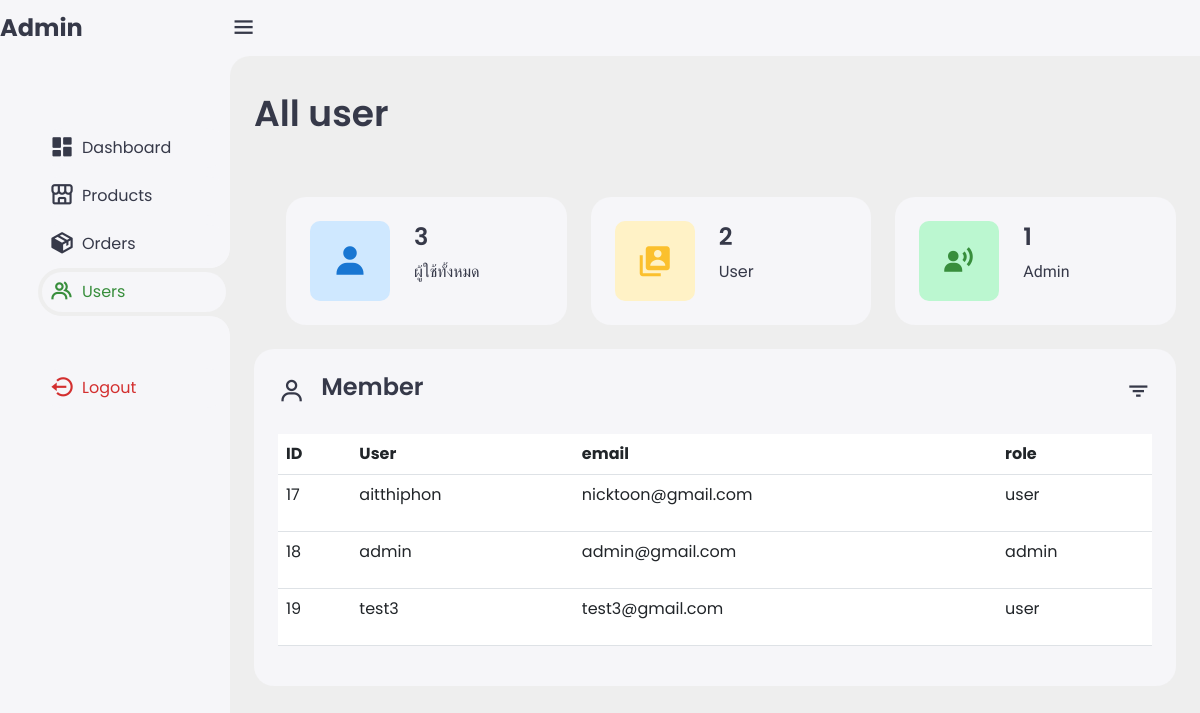
The app's page /admin/admin_user.php (signed in) with its own data.
### tables this page shows
CREATE TABLE `users` (
  `id` int NOT NULL,
  `firstname` varchar(255) NOT NULL,
  `role` enum('admin','user') NOT NULL DEFAULT 'user',
  `email` varchar(255) NOT NULL,
  `password` varchar(255) NOT NULL
);

### admin/admin_user.php (the view, shortened to what this page needs)
<?php
include '../Condatabase/database_shop.php';
$user_id = $_SESSION['id'];
try {
    $sql = "SELECT * FROM users WHERE id = ?";
    $stmt = $conn->prepare($sql);
    $stmt->execute([$user_id]);
    $sql = "SELECT * FROM users";
    $stmt = $conn->query($sql);
    $alluser = $stmt->fetchAll(PDO::FETCH_ASSOC);
    $sqluser = "SELECT COUNT(*) as userCount FROM users";
    $stmt = $conn->query($sqluser);
    $row = $stmt->fetch(PDO::FETCH_ASSOC);
    $userCount = $row["userCount"];
    $sql = "SELECT COUNT(*) as total_users FROM users WHERE role = 'user'";
    $stmt = $conn->query($sql);
    $row = $stmt->fetch(PDO::FETCH_ASSOC);
    $totalUsers = $row['total_users'];
    $sql = "SELECT COUNT(*) as total_admin FROM users WHERE role = 'admin'";
    $stmt = $conn->query($sql);
    $row = $stmt->fetch(PDO::FETCH_ASSOC);
    $totaladmin = $row['total_admin'];
} catch (PDOException $e) {
    echo "เกิดข้อผิดพลาดในการเชื่อมต่อฐานข้อมูล: " . $e->getMessage();
}
?>
<!doctype html>
<html lang="en">
<head>
    <link href="https://cdn.jsdelivr.net/npm/bootstrap@5.3.0-alpha1/dist/css/bootstrap.min.css" rel="stylesheet">
    <link href='https://unpkg.com/boxicons@2.1.4/css/boxicons.min.css' rel='stylesheet'>
    <link rel="stylesheet" href="https://poseidon-code.github.io/supacons/dist/supacons.all.css">
    <link rel="stylesheet" href="https://cdn.datatables.net/1.13.6/css/jquery.dataTables.min.css">
    <link rel="stylesheet" href="admin.css">
</head>
<body>
    <div class="sidebar">
        <a href="#" class="logo">
            <div class="logo-name"><span>Admin</span></div>
        </a>
        <ul class="side-menu">
            <li><a href="admin.php"><i class='bx bxs-dashboard'></i>Dashboard</a></li>
            <li><a href="admin_product.php"><i class='bx bx-store-alt'></i>Products</a></li>
            <li><a href="admin_order.php"><i class='bx bxs-package'></i>Orders</a></li>
            <li class="active"><a href="admin_user.php"><i class='bx bx-group'></i>Users</a></li>
        </ul>
        <ul class="side-menu">
            <li>
                <a href="../logout.php" class="logout">
                    <i class='bx bx-log-out-circle'></i>
                    Logout
                </a>
            </li>
        </ul>
    </div>
    <div class="content">
        <nav>
            <i class='bx bx-menu'></i>
        </nav>
        <main id="admin">
            <div class="header">
                <div class="left">
                    <h1>All user</h1>
                </div>
            </div>
            <ul class="insights">
                <li>
                    <i class='bx bxs-user'></i>
                    <span class="info">
                        <h3>
                            <?php echo $userCount; ?>
                        </h3>
                        <p style="font-family: 'IBM Plex Sans Thai', sans-serif;">ผู้ใช้ทั้งหมด</p>
                    </span>
                </li>
                <li><i class='bx bxs-user-account'></i>
                    <span class="info">
                        <h3>
                            <?php echo $totalUsers; ?>
                        </h3>
                        <p>User</p>
                    </span>
                </li>
                <li><i class='bx bxs-user-voice'></i>
                    <span class="info">
                        <h3>
                            <?php echo $totaladmin; ?>
                        </h3>
                        <p style="font-family: 'IBM Plex Sans Thai', sans-serif;">Admin</p>
                    </span>
                </li>
            </ul>
            <div class="bottom-data">
                <div class="reminders">
                    <div class="header">
                        <i class='bx bx-user'></i>
                        <h3>Member</h3>
                        <i class='bx bx-filter'></i>
                    </div>
                    <table class="table">
                        <thead>
                            <tr>
                                <th>ID</th>
                                <th>User</th>
                                <th>email</th>
                                <th>role</th>
                            </tr>
                        </thead>
                        <tbody>
                            <?php foreach ($alluser as $row) : ?>
                                <tr>
                                    <td><?= $row["id"] ?></td>
                                    <td>
                                        <p><?= $row["firstname"] ?></p>
                                    </td>
                                    <td><?= $row["email"] ?></td>
                                    <td><?= $row["role"] ?></td>
                                </tr>
                            <?php endforeach; ?>
                        </tbody>
                    </table>
                </div>
            </div>
        </main>
    </div>
</body>
</html>

### admin/admin.css (style rules this page uses)
:root { --light: #f6f6f9; --primary: #1976D2; --light-primary: #CFE8FF; --grey: #eee; --dark-grey: #AAAAAA; --dark: #363949; --danger: #D32F2F; --light-danger: #FECDD3; --warning: #FBC02D; --light-warning: #FFF2C6; --success: #388E3C; --light-success: #BBF7D0; }
* { margin: 0; padding: 0; box-sizing: border-box; font-family: 'Poppins', sans-serif; }
.bx { font-size: 1.7rem; }
a { text-decoration: none; }
li { list-style: none; }
html { overflow-x: hidden; }
body { background: var(--grey); overflow-x: hidden; }
.sidebar { position: fixed; top: 0; left: 0; background: var(--light); width: 230px; height: 100%; z-index: 2000; overflow-x: hidden; scrollbar-width: none; transition: all 0.3s ease; }
.sidebar .logo { font-size: 24px; font-weight: 700; height: 56px; display: flex; align-items: center; color: var(--primary); z-index: 500; padding-bottom: 20px; box-sizing: content-box; }
.sidebar .logo .logo-name span { color: var(--dark); }
.sidebar .side-menu { width: 100%; margin-top: 48px; }
.sidebar .side-menu li { height: 48px; background: transparent; margin-left: 6px; border-radius: 48px 0 0 48px; padding: 4px; }
.sidebar .side-menu li.active { background: var(--grey); position: relative; }
.sidebar .side-menu li.active::before { content: ""; position: absolute; width: 40px; height: 40px; border-radius: 50%; top: -40px; right: 0; box-shadow: 20px 20px 0 var(--grey); z-index: -1; }
.sidebar .side-menu li.active::after { content: ""; position: absolute; width: 40px; height: 40px; border-radius: 50%; bottom: -40px; right: 0; box-shadow: 20px -20px 0 var(--grey); z-index: -1; }
.sidebar .side-menu li a { width: 100%; height: 100%; background: var(--light); display: flex; align-items: center; border-radius: 48px; font-size: 16px; color: var(--dark); white-space: nowrap; overflow-x: hidden; transition: all 0.3s ease; }
.sidebar .side-menu li.active a { color: var(--success); }
.sidebar .side-menu li a .bx { min-width: calc(60px - ((4px + 6px) * 2)); display: flex; font-size: 1.6rem; justify-content: center; }
.sidebar .side-menu li a.logout { color: var(--danger); }
.content { position: relative; width: calc(100% - 230px); left: 230px; transition: all 0.3s ease; }
.content nav { height: 56px; background: var(--light); padding: 0 24px 0 0; display: flex; align-items: center; grid-gap: 24px; position: sticky; top: 0; left: 0; z-index: 1000; }
.content nav::before { content: ""; position: absolute; width: 40px; height: 40px; bottom: -40px; left: 0; border-radius: 50%; box-shadow: -20px -20px 0 var(--light); }
.content nav .bx.bx-menu { cursor: pointer; color: var(--dark); }
.content main { width: 100%; padding: 36px 24px; max-height: calc(100vh - 56px); }
.content main .header { display: flex; align-items: center; justify-content: space-between; grid-gap: 16px; flex-wrap: wrap; }
.content main .header .left h1 { font-size: 36px; font-weight: 600; margin-bottom: 10px; color: var(--dark); }
.content main .insights { display: grid; grid-template-columns: repeat(auto-fit, minmax(240px, 1fr)); grid-gap: 24px; margin-top: 36px; }
.content main .insights li { padding: 24px; background: var(--light); border-radius: 20px; display: flex; align-items: center; grid-gap: 24px; cursor: pointer; }
.content main .insights li .bx { width: 80px; height: 80px; border-radius: 10px; font-size: 36px; display: flex; align-items: center; justify-content: center; }
.content main .insights li:nth-child(1) .bx { background: var(--light-primary); color: var(--primary); }
.content main .insights li:nth-child(2) .bx { background: var(--light-warning); color: var(--warning); }
.content main .insights li:nth-child(3) .bx { background: var(--light-success); color: var(--success); }
.content main .insights li .info h3 { font-size: 24px; font-weight: 600; color: var(--dark); }
.content main .insights li .info p { color: var(--dark); }
.content main .bottom-data { display: flex; flex-wrap: wrap; grid-gap: 24px; margin-top: 24px; width: 100%; color: var(--dark); }
.content main .bottom-data>div { border-radius: 20px; background: var(--light); padding: 24px; overflow-x: auto; }
.content main .bottom-data .header { display: flex; align-items: center; grid-gap: 16px; margin-bottom: 24px; }
.content main .bottom-data .header h3 { margin-right: auto; font-size: 24px; font-weight: 600; }
.content main .bottom-data .header .bx { cursor: pointer; }
.content main .bottom-data .reminders { flex-grow: 1; flex-basis: 300px; }

### records on screen
users: id "17", firstname "aitthiphon", email "nicktoon@gmail.com", role "user"
users: id "18", firstname "admin", email "admin@gmail.com", role "admin"
users: id "19", firstname "test3", email "test3@gmail.com", role "user"

### other values on screen
$userCount "3"
$totalUsers "2"
$totaladmin "1"
